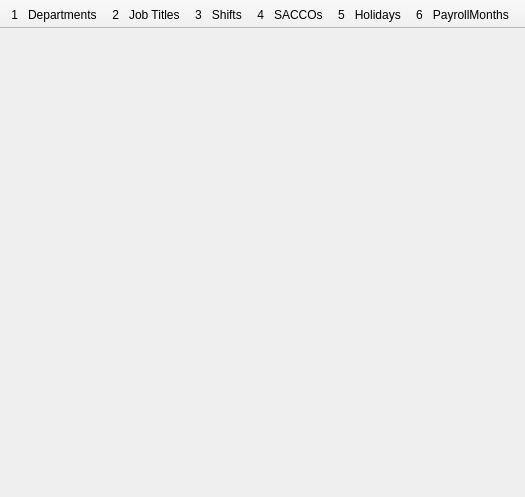
<?xml version="1.0" encoding="UTF-8"?>
<ui version="4.0">
 <class>Lists</class>
 <widget class="QMainWindow" name="Lists">
  <property name="geometry">
   <rect>
    <x>0</x>
    <y>0</y>
    <width>525</width>
    <height>497</height>
   </rect>
  </property>
  <property name="windowTitle">
   <string>Lists</string>
  </property>
  <property name="windowIcon">
   <iconset resource="res.qrc">
    <normaloff>:/images/view-page-one-24.png</normaloff>:/images/view-page-one-24.png</iconset>
  </property>
  <widget class="QWidget" name="centralwidget">
   <layout class="QVBoxLayout" name="verticalLayout">
    <item>
     <widget class="QStackedWidget" name="stackedWidget"/>
    </item>
   </layout>
  </widget>
  <widget class="QToolBar" name="departmentsToolBar">
   <property name="windowTitle">
    <string>Tool Bar</string>
   </property>
   <property name="styleSheet">
    <string notr="true"/>
   </property>
   <property name="movable">
    <bool>false</bool>
   </property>
   <property name="toolButtonStyle">
    <enum>Qt::ToolButtonTextBesideIcon</enum>
   </property>
   <property name="floatable">
    <bool>false</bool>
   </property>
   <attribute name="toolBarArea">
    <enum>TopToolBarArea</enum>
   </attribute>
   <attribute name="toolBarBreak">
    <bool>false</bool>
   </attribute>
   <addaction name="actionDepartments"/>
   <addaction name="actionJob_Titles"/>
   <addaction name="actionShifts"/>
   <addaction name="actionSaccos"/>
   <addaction name="actionHolidays"/>
   <addaction name="actionPayrollMonths"/>
  </widget>
  <action name="actionDepartments">
   <property name="checkable">
    <bool>true</bool>
   </property>
   <property name="text">
    <string>1   Departments</string>
   </property>
   <property name="toolTip">
    <string>Departments (Alt+1)

Use this to set up the departments in the system.</string>
   </property>
   <property name="shortcut">
    <string>Alt+1</string>
   </property>
  </action>
  <action name="actionJob_Titles">
   <property name="checkable">
    <bool>true</bool>
   </property>
   <property name="text">
    <string>2   Job Titles</string>
   </property>
   <property name="toolTip">
    <string>Job Titles (Alt+2)

Use this to set up the job titles  in the system.</string>
   </property>
   <property name="shortcut">
    <string>Alt+2</string>
   </property>
  </action>
  <action name="actionShifts">
   <property name="checkable">
    <bool>true</bool>
   </property>
   <property name="text">
    <string>3   Shifts</string>
   </property>
   <property name="toolTip">
    <string>Shifts  (Alt+3)

Use this to set up the shifts in the system.</string>
   </property>
   <property name="shortcut">
    <string>Alt+3</string>
   </property>
  </action>
  <action name="actionSaccos">
   <property name="checkable">
    <bool>true</bool>
   </property>
   <property name="text">
    <string>4   SACCOs</string>
   </property>
   <property name="toolTip">
    <string>SACCOs (Alt+4)

Use this to set up the SACCOs in the system.</string>
   </property>
   <property name="shortcut">
    <string>Alt+4</string>
   </property>
  </action>
  <action name="actionHolidays">
   <property name="checkable">
    <bool>true</bool>
   </property>
   <property name="text">
    <string>5   Holidays</string>
   </property>
   <property name="toolTip">
    <string>Holidays (Alt+5)

Use this to set up the holidays in the system.</string>
   </property>
   <property name="shortcut">
    <string>Alt+5</string>
   </property>
  </action>
  <action name="actionPayrollMonths">
   <property name="checkable">
    <bool>true</bool>
   </property>
   <property name="text">
    <string>6   PayrollMonths</string>
   </property>
   <property name="toolTip">
    <string>Payroll Months</string>
   </property>
   <property name="shortcut">
    <string>Alt+6</string>
   </property>
  </action>
 </widget>
 <resources>
  <include location="res.qrc"/>
 </resources>
 <connections/>
</ui>
